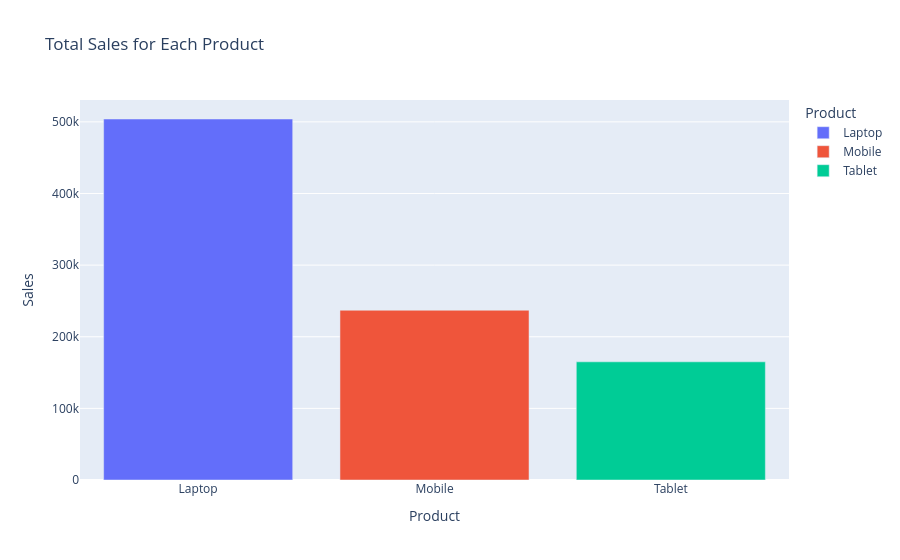

Notebook source saved alongside this figure:
### Code cell
sales_data = df.groupby("Product")["Sales"].sum().reset_index()

fig = px.bar(sales_data,
    x="Product",
    y="Sales",
    title="Total Sales for Each Product",
    color="Product"
)

fig.show()

### Figure 1 — Plotly figure (JSON) as saved in the notebook; plotly's stock layout.template omitted (floating-point values rounded to 4 significant figures)
{"data": [{"hovertemplate": "Product=%{x}<br>Sales=%{y}<extra></extra>", "legendgroup": "Laptop", "marker": {"color": "#636efa", "pattern": {"shape": ""}}, "name": "Laptop", "orientation": "v", "showlegend": true, "textposition": "auto", "type": "bar", "x": ["Laptop"], "xaxis": "x", "y": [504000], "yaxis": "y"}, {"hovertemplate": "Product=%{x}<br>Sales=%{y}<extra></extra>", "legendgroup": "Mobile", "marker": {"color": "#EF553B", "pattern": {"shape": ""}}, "name": "Mobile", "orientation": "v", "showlegend": true, "textposition": "auto", "type": "bar", "x": ["Mobile"], "xaxis": "x", "y": [237000], "yaxis": "y"}, {"hovertemplate": "Product=%{x}<br>Sales=%{y}<extra></extra>", "legendgroup": "Tablet", "marker": {"color": "#00cc96", "pattern": {"shape": ""}}, "name": "Tablet", "orientation": "v", "showlegend": true, "textposition": "auto", "type": "bar", "x": ["Tablet"], "xaxis": "x", "y": [165000], "yaxis": "y"}], "layout": {"barmode": "relative", "legend": {"title": {"text": "Product"}, "tracegroupgap": 0}, "title": {"text": "Total Sales for Each Product"}, "xaxis": {"anchor": "y", "categoryarray": ["Laptop", "Mobile", "Tablet"], "categoryorder": "array", "domain": [0, 1], "title": {"text": "Product"}}, "yaxis": {"anchor": "x", "domain": [0, 1], "title": {"text": "Sales"}}}}
